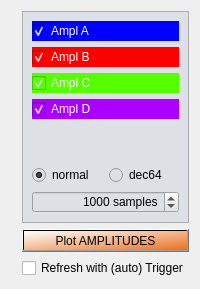
      <widget class="QWidget" name="tab_9">
       <attribute name="title">
        <string>TDP_AMPL</string>
       </attribute>
       <layout class="QGridLayout" name="gridLayout_18">
        <item row="0" column="0" rowspan="3">
         <widget class="QwtPlot" name="PlotTDPAMPL">
          <property name="sizePolicy">
           <sizepolicy hsizetype="MinimumExpanding" vsizetype="MinimumExpanding">
            <horstretch>10</horstretch>
            <verstretch>0</verstretch>
           </sizepolicy>
          </property>
          <property name="font">
           <font>
            <family>Arial</family>
           </font>
          </property>
         </widget>
        </item>
        <item row="0" column="1">
         <widget class="QFrame" name="frame_12">
          <property name="styleSheet">
           <string notr="true">background-color: rgb(221, 225, 229);</string>
          </property>
          <property name="frameShape">
           <enum>QFrame::StyledPanel</enum>
          </property>
          <property name="frameShadow">
           <enum>QFrame::Raised</enum>
          </property>
          <layout class="QGridLayout" name="gridLayout_17">
           <item row="0" column="0">
            <widget class="QCheckBox" name="tdp_ampl_a">
             <property name="font">
              <font>
               <family>Arial</family>
              </font>
             </property>
             <property name="styleSheet">
              <string notr="true">color: rgb(255, 255, 255);
background-color: rgb(0, 0, 255);</string>
             </property>
             <property name="text">
              <string>Ampl A</string>
             </property>
             <property name="checked">
              <bool>true</bool>
             </property>
            </widget>
           </item>
           <item row="1" column="0">
            <widget class="QCheckBox" name="tdp_ampl_b">
             <property name="font">
              <font>
               <family>Arial</family>
              </font>
             </property>
             <property name="styleSheet">
              <string notr="true">color: rgb(255, 255, 255);
background-color: rgb(255, 0, 0);</string>
             </property>
             <property name="text">
              <string>Ampl B</string>
             </property>
             <property name="checked">
              <bool>true</bool>
             </property>
            </widget>
           </item>
           <item row="2" column="0">
            <widget class="QCheckBox" name="tdp_ampl_c">
             <property name="font">
              <font>
               <family>Arial</family>
              </font>
             </property>
             <property name="styleSheet">
              <string notr="true">color: rgb(255, 255, 255);
background-color: rgb(85, 255, 0);</string>
             </property>
             <property name="text">
              <string>Ampl C</string>
             </property>
             <property name="checked">
              <bool>true</bool>
             </property>
            </widget>
           </item>
           <item row="3" column="0">
            <widget class="QCheckBox" name="tdp_ampl_d">
             <property name="font">
              <font>
               <family>Arial</family>
              </font>
             </property>
             <property name="styleSheet">
              <string notr="true">color: rgb(255, 255, 255);
background-color: rgb(170, 0, 255);</string>
             </property>
             <property name="text">
              <string>Ampl D</string>
             </property>
             <property name="checked">
              <bool>true</bool>
             </property>
            </widget>
           </item>
           <item row="4" column="0">
            <spacer name="verticalSpacer_4">
             <property name="font">
              <font>
               <family>Arial</family>
              </font>
             </property>
             <property name="orientation">
              <enum>Qt::Vertical</enum>
             </property>
             <property name="sizeHint" stdset="0">
              <size>
               <width>20</width>
               <height>40</height>
              </size>
             </property>
            </spacer>
           </item>
           <item row="5" column="0">
            <layout class="QHBoxLayout" name="horizontalLayout_29">
             <item>
              <widget class="QRadioButton" name="tdpampl_normal">
               <property name="font">
                <font>
                 <family>Arial</family>
                </font>
               </property>
               <property name="text">
                <string>normal</string>
               </property>
               <property name="checked">
                <bool>true</bool>
               </property>
              </widget>
             </item>
             <item>
              <widget class="QRadioButton" name="tbtampl_dec_2">
               <property name="font">
                <font>
                 <family>Arial</family>
                </font>
               </property>
               <property name="text">
                <string>dec64</string>
               </property>
              </widget>
             </item>
            </layout>
           </item>
           <item row="6" column="0">
            <layout class="QHBoxLayout" name="horizontalLayout_30">
             <item>
              <widget class="QSpinBox" name="TDPAMPL_SMPL">
               <property name="alignment">
                <set>Qt::AlignRight|Qt::AlignTrailing|Qt::AlignVCenter</set>
               </property>
               <property name="suffix">
                <string> samples</string>
               </property>
               <property name="minimum">
                <number>1</number>
               </property>
               <property name="maximum">
                <number>20000</number>
               </property>
               <property name="value">
                <number>1000</number>
               </property>
              </widget>
             </item>
            </layout>
           </item>
          </layout>
         </widget>
        </item>
        <item row="1" column="1">
         <widget class="QPushButton" name="ReadTDPAMPL">
          <property name="font">
           <font>
            <family>Arial</family>
           </font>
          </property>
          <property name="styleSheet">
           <string notr="true">background-color: qlineargradient(spread:pad, x1:1, y1:1, x2:0, y2:0, stop:0 rgba(234, 112, 33, 255), stop:1 rgba(255, 255, 255, 255));</string>
          </property>
          <property name="text">
           <string>Plot AMPLITUDES</string>
          </property>
         </widget>
        </item>
        <item row="2" column="1">
         <widget class="QCheckBox" name="tdpamp_auto_refresh">
          <property name="font">
           <font>
            <family>Arial</family>
           </font>
          </property>
          <property name="text">
           <string>Refresh with (auto) Trigger</string>
          </property>
          <property name="checked">
           <bool>false</bool>
          </property>
         </widget>
        </item>
       </layout>
      </widget>
